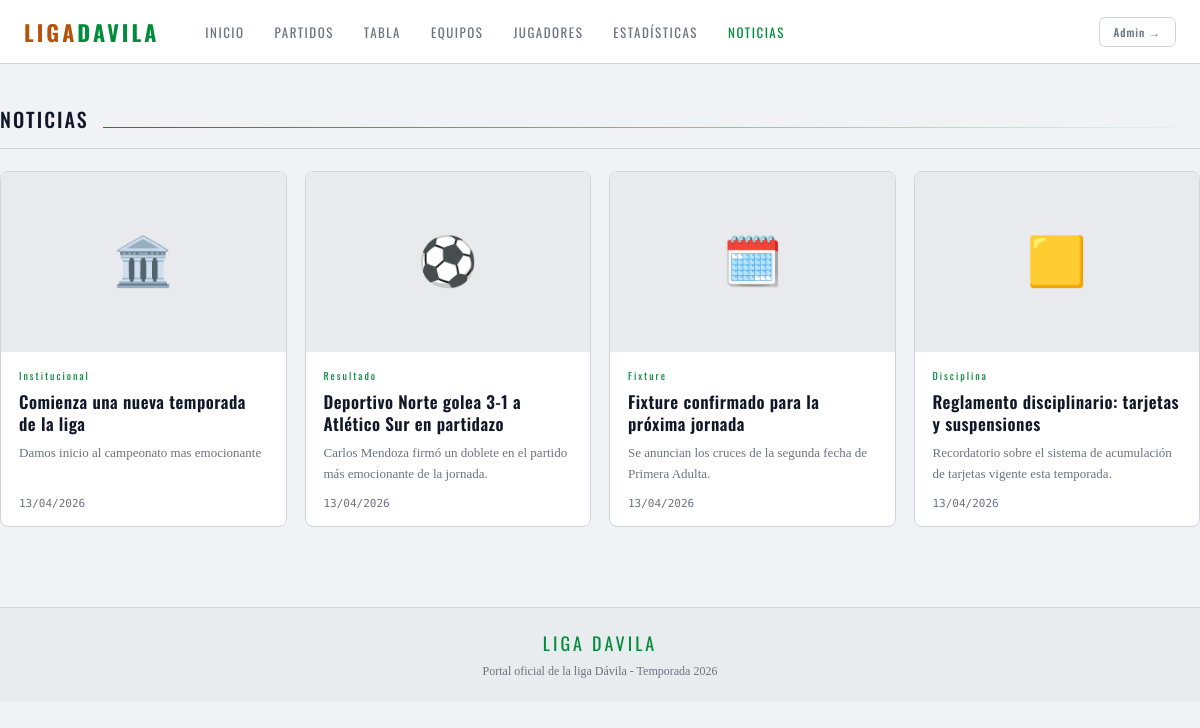
/noticias, run on the app's committed database.
### app/models/__init__.py (models this page shows, shortened)
class Noticia(db.Model):
    __tablename__ = 'noticias'
    id         = db.Column(db.Integer, primary_key=True)
    titulo     = db.Column(db.String(200), nullable=False)
    resumen    = db.Column(db.String(400))
    cuerpo     = db.Column(db.Text, nullable=False)
    imagen_url = db.Column(db.String(300))
    categoria  = db.Column(db.String(30), default='general')
    publicada  = db.Column(db.Boolean, default=False)
    creado_en  = db.Column(db.DateTime, default=datetime.utcnow)
    autor_id   = db.Column(db.Integer, db.ForeignKey('usuarios.id'))
    autor = db.relationship('Usuario', backref='noticias')
    CATEGORIAS = {
        'general':        ('📰', 'General'),
        'resultado':      ('⚽', 'Resultado'),
        'fixture':        ('🗓️', 'Fixture'),
        'disciplina':     ('🟨', 'Disciplina'),
        'transferencia':  ('🔄', 'Transferencia'),
        'institucional':  ('🏛️', 'Institucional'),
    }
    @property
    def categoria_display(self):
        return self.CATEGORIAS.get(self.categoria, ('📰', self.categoria))

### app/routes/public.py (the view)
@public_bp.route('/noticias')
def noticias():
    page     = request.args.get('page', 1, type=int)
    noticias = Noticia.query.filter_by(publicada=True)\
        .order_by(Noticia.creado_en.desc())\
        .paginate(page=page, per_page=9, error_out=False)
    return render_template('public/noticias.html', noticias=noticias)

### app/templates/public/noticias.html (shortened to what this page needs)
{% extends 'public/base_public.html' %}
{% block content %}
<div class="container page-wrap">
  <div class="section-head fade-up">
    <h1 class="section-title">Noticias</h1>
    <div class="section-line"></div>
  </div>
  {% if noticias.items %}
  <div class="news-grid fade-up">
    {% for n in noticias.items %}
    <a href="{{ url_for('public.noticia_detalle', id=n.id) }}" class="news-card">
      {% if n.imagen_url %}
      <img src="{{ n.imagen_url }}" class="news-img" alt="{{ n.titulo }}" onerror="this.outerHTML='<div class=\'news-img\'>'+n.categoria_display[0]+'</div>'">
      {% else %}
      <div class="news-img">{{ n.categoria_display[0] }}</div>
      {% endif %}
      <div class="news-body">
        <div class="news-cat">{{ n.categoria_display[1] }}</div>
        <div class="news-title">{{ n.titulo }}</div>
        {% if n.resumen %}<div class="news-excerpt">{{ n.resumen }}</div>{% endif %}
        <div class="news-date">{{ n.creado_en.strftime('%d/%m/%Y') }}</div>
      </div>
    </a>
    {% endfor %}
  </div>
  {% else %}
  <div class="empty">
    <div class="empty-icon">📰</div>
    <div class="empty-text">No hay noticias publicadas aún.</div>
  </div>
  {% endif %}
</div>
{% endblock %}

### app/templates/public/base_public.html (style rules this page uses)
*, *::before, *::after { box-sizing: border-box; margin: 0; padding: 0; }
:root { --negro: #f0f2f5; --carbon: #ffffff; --grafito: #e8eaed; --borde: #d1d5db; --texto: #111827; --muted: #6b7280; --verde: #008c3a; --amarillo: #f5f505e2; --verde-dim: #d1fae5; --acento: #b45309; --rojo: #dc2626; --azul: #1d4ed8; --f-title: 'Oswald', sans-serif; --f-body: 'Source Serif 4', serif; --f-mono: 'DM Mono', monospace; --nav-h: 64px; --max-w: 1200px; --radius: 8px; }
html { scroll-behavior: smooth; }
body { font-family: var(--f-body); background: var(--negro); color: var(--texto); min-height: 100vh; }
.container { max-width: var(--max-w); margin: 0 auto; padding: 0 24px; }
.page-wrap { padding: 40px 0 80px; }
.section-head { display: flex; align-items: baseline; gap: 14px; margin-bottom: 22px; padding-bottom: 14px; border-bottom: 1px solid var(--borde); }
.section-title { font-family: var(--f-title); font-size: 20px; font-weight: 500; letter-spacing: 2px; text-transform: uppercase; }
.section-line { flex: 1; height: 1px; background: linear-gradient(90deg, var(--verde), transparent); }
.news-grid { display: grid; grid-template-columns: repeat(auto-fill, minmax(280px, 1fr)); gap: 18px; }
.news-card { background: var(--carbon); border: 1px solid var(--borde); border-radius: var(--radius); overflow: hidden; text-decoration: none; color: inherit; transition: border-color .2s; display: flex; flex-direction: column; }
.news-img { width: 100%; height: 180px; object-fit: cover; background: var(--grafito); display: flex; align-items: center; justify-content: center; font-size: 48px; }
.news-body { padding: 16px 18px; flex: 1; display: flex; flex-direction: column; }
.news-cat { font-family: var(--f-title); font-size: 10px; letter-spacing: 2px; color: var(--verde); margin-bottom: 8px; }
.news-title { font-family: var(--f-title); font-size: 17px; font-weight: 600; letter-spacing: .5px; line-height: 1.3; margin-bottom: 8px; }
.news-excerpt { font-size: 13px; color: var(--muted); line-height: 1.6; flex: 1; }
.news-date { font-size: 11px; color: var(--muted); margin-top: 12px; font-family: var(--f-mono); }
.fade-up { animation: fadeUp .5s ease both; }

### data on the page
Noticia: categoria "🏛️", categoria "Institucional", titulo "Comienza una nueva temporada de la liga", resumen "Damos inicio al campeonato mas emocionante", creado_en "13/04/2026"
Noticia: categoria "⚽", categoria "Resultado", titulo "Deportivo Norte golea 3-1 a Atlético Sur en partidazo", resumen "Carlos Mendoza firmó un doblete en el partido más emocionante de la jornada.", creado_en "13/04/2026"
Noticia: categoria "🗓️", categoria "Fixture", titulo "Fixture confirmado para la próxima jornada", resumen "Se anuncian los cruces de la segunda fecha de Primera Adulta.", creado_en "13/04/2026"
Noticia: categoria "🟨", categoria "Disciplina", titulo "Reglamento disciplinario: tarjetas y suspensiones", resumen "Recordatorio sobre el sistema de acumulación de tarjetas vigente esta temporada.", creado_en "13/04/2026"
